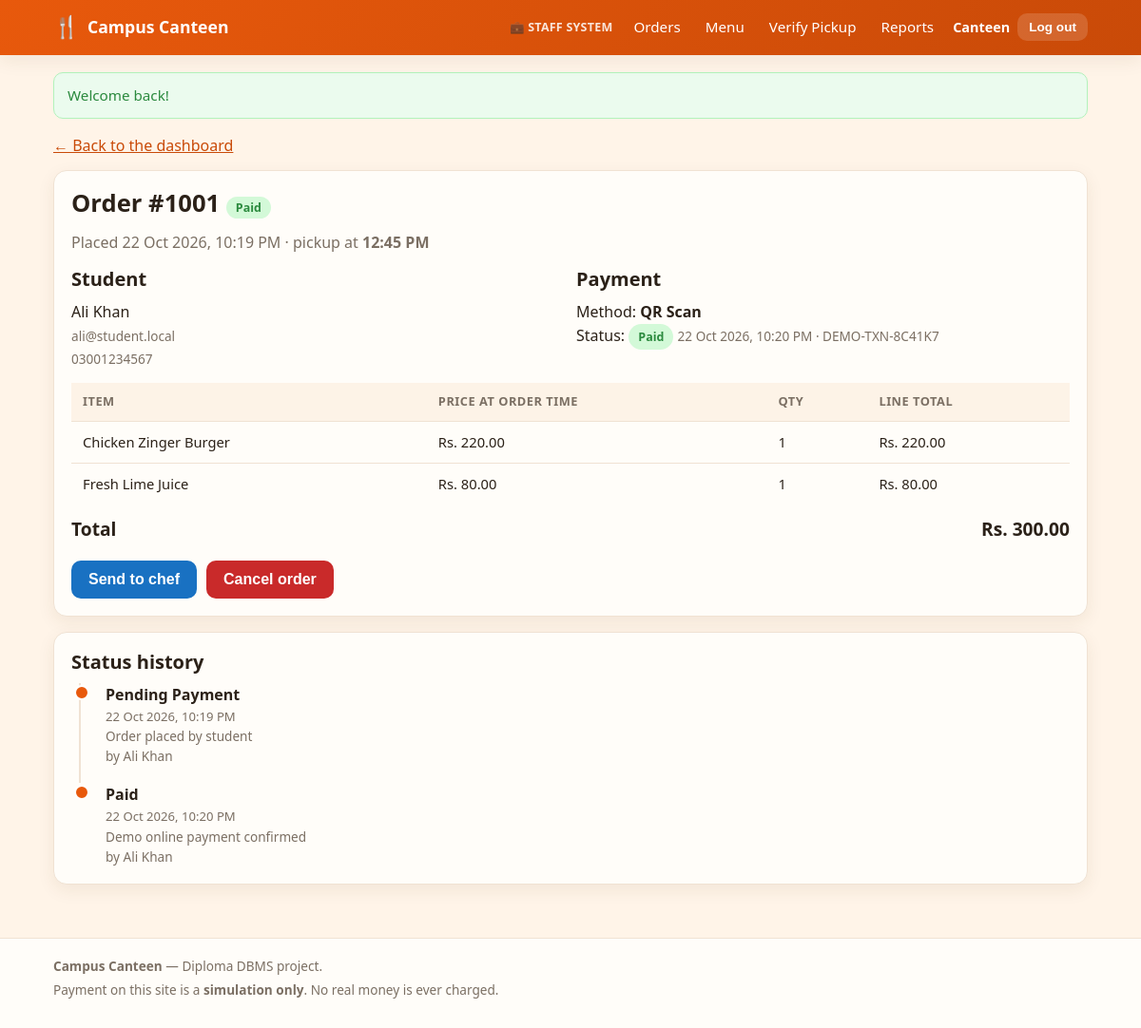
/manager/order_details.php?id=1001 (signed in), run on the app's committed database.
### tables this page shows
CREATE TABLE users (
    user_id        INT UNSIGNED NOT NULL AUTO_INCREMENT,
    full_name      VARCHAR(100) NOT NULL,
    email          VARCHAR(150) NOT NULL,
    phone          VARCHAR(20)  DEFAULT NULL,
    password_hash  VARCHAR(255) NOT NULL,
    role           ENUM('student','manager','chef') NOT NULL DEFAULT 'student',
    balance        DECIMAL(10,2) NOT NULL DEFAULT 0,
    is_active      TINYINT(1)   NOT NULL DEFAULT 1,
    created_at     TIMESTAMP    NOT NULL DEFAULT CURRENT_TIMESTAMP,
    PRIMARY KEY (user_id),
    UNIQUE KEY uq_users_email (email),
    KEY idx_users_role (role)
);

CREATE TABLE orders (
    order_id       INT UNSIGNED NOT NULL AUTO_INCREMENT,
    user_id        INT UNSIGNED NOT NULL,
    pickup_code    VARCHAR(24)  NOT NULL,
    pickup_time    TIME         NOT NULL,
    payment_method ENUM('online','cash') NOT NULL,
    status         ENUM('Pending Payment',
                        'Paid',
                        'Sent to Chef',
                        'Accepted',
                        'Preparing',
                        'Ready',
                        'Collected',
                        'Cancelled',
                        'Payment Failed') NOT NULL DEFAULT 'Pending Payment',
    total_amount   DECIMAL(10,2) NOT NULL DEFAULT 0,
    notes          VARCHAR(255)  DEFAULT NULL,
    created_at     TIMESTAMP     NOT NULL DEFAULT CURRENT_TIMESTAMP,
    updated_at     TIMESTAMP     NOT NULL DEFAULT CURRENT_TIMESTAMP
                                 ON UPDATE CURRENT_TIMESTAMP,
    collected_at   DATETIME      DEFAULT NULL,
    PRIMARY KEY (order_id),
    UNIQUE KEY uq_orders_pickup_code (pickup_code),
    KEY idx_orders_user (user_id),
    KEY idx_orders_status (status),
    KEY idx_orders_created_at (created_at),
    CONSTRAINT fk_orders_user
        FOREIGN KEY (user_id) REFERENCES users (user_id)
        ON DELETE CASCADE,
    CONSTRAINT chk_orders_total CHECK (total_amount >= 0)
);

CREATE TABLE payments (
    payment_id       INT UNSIGNED NOT NULL AUTO_INCREMENT,
    order_id         INT UNSIGNED NOT NULL,
    method           ENUM('online','cash') NOT NULL,
    amount           DECIMAL(10,2) NOT NULL,
    payment_status   ENUM('pending','paid','failed','due_at_pickup','refunded')
                     NOT NULL DEFAULT 'pending',
    is_simulation    TINYINT(1) NOT NULL DEFAULT 1,
    payment_token    VARCHAR(64) DEFAULT NULL,
    transaction_ref  VARCHAR(40) DEFAULT NULL,
    paid_at          DATETIME    DEFAULT NULL,
    created_at       TIMESTAMP   NOT NULL DEFAULT CURRENT_TIMESTAMP,
    updated_at       TIMESTAMP   NOT NULL DEFAULT CURRENT_TIMESTAMP
                                 ON UPDATE CURRENT_TIMESTAMP,
    PRIMARY KEY (payment_id),
    UNIQUE KEY uq_payments_token (payment_token),
    KEY idx_payments_order (order_id),
    KEY idx_payments_status (payment_status),
    CONSTRAINT fk_payments_order
        FOREIGN KEY (order_id) REFERENCES orders (order_id)
        ON DELETE CASCADE,
    CONSTRAINT chk_payments_amount CHECK (amount >= 0)
);

CREATE TABLE order_items (
    order_item_id INT UNSIGNED NOT NULL AUTO_INCREMENT,
    order_id      INT UNSIGNED NOT NULL,
    item_id       INT UNSIGNED DEFAULT NULL,
    item_name     VARCHAR(100) NOT NULL,
    unit_price    DECIMAL(10,2) NOT NULL,
    quantity      INT UNSIGNED NOT NULL,
    line_total    DECIMAL(10,2) NOT NULL,
    PRIMARY KEY (order_item_id),
    KEY idx_order_items_order (order_id),
    CONSTRAINT fk_order_items_order
        FOREIGN KEY (order_id) REFERENCES orders (order_id)
        ON DELETE CASCADE,
    CONSTRAINT fk_order_items_item
        FOREIGN KEY (item_id) REFERENCES menu_items (item_id)
        ON DELETE SET NULL,
    CONSTRAINT chk_order_items_quantity CHECK (quantity BETWEEN 1 AND 50),
    CONSTRAINT chk_order_items_price    CHECK (unit_price >= 0),
    CONSTRAINT chk_order_items_total    CHECK (line_total >= 0)
);

CREATE TABLE order_status_history (
    history_id   INT UNSIGNED NOT NULL AUTO_INCREMENT,
    order_id     INT UNSIGNED NOT NULL,
    from_status  VARCHAR(20)  DEFAULT NULL,
    to_status    VARCHAR(20)  NOT NULL,
    changed_by   INT UNSIGNED DEFAULT NULL,
    note         VARCHAR(255) DEFAULT NULL,
    created_at   TIMESTAMP    NOT NULL DEFAULT CURRENT_TIMESTAMP,
    PRIMARY KEY (history_id),
    KEY idx_history_order (order_id),
    KEY idx_history_created_at (created_at),
    CONSTRAINT fk_history_order
        FOREIGN KEY (order_id) REFERENCES orders (order_id)
        ON DELETE CASCADE,
    CONSTRAINT fk_history_user
        FOREIGN KEY (changed_by) REFERENCES users (user_id)
        ON DELETE SET NULL
);

### includes/auth.php (called while the page is built, shortened)
<?php
function current_user(): ?array
{
    static $cached_id = -1;
    static $user      = null;
    $user_id = (int)($_SESSION['user_id'] ?? 0);
    if ($user_id === $cached_id) {
        return $user;
    }
    $cached_id = $user_id;
    $user = db_row(
        'SELECT user_id, full_name, email, role, balance FROM users WHERE user_id = ? AND is_active = 1',
        [$user_id]
    );
    return $user;
}
function require_login(): array
{
    $user = current_user();
    return $user;
}
function require_role(string $role): array
{
    $user = require_login();
    return $user;
}

### manager/order_details.php (the view, shortened to what this page needs)
<?php
require_once __DIR__ . '/../includes/config.php';
require_once __DIR__ . '/../includes/functions.php';
require_once __DIR__ . '/../includes/auth.php';
$me = require_role('manager');
$order_id = isset($_GET['id']) ? (int)$_GET['id'] : 0;
$order = db_row(
    'SELECT o.order_id, o.status, o.pickup_code, o.pickup_time, o.payment_method,
            o.total_amount, o.notes, o.created_at, o.collected_at,
            u.full_name, u.email, u.phone,
            p.payment_status, p.transaction_ref, p.paid_at
     FROM orders o
     JOIN users u ON u.user_id = o.user_id
     LEFT JOIN payments p ON p.order_id = o.order_id
     WHERE o.order_id = ?',
    [$order_id]
);
$items   = db_all('SELECT item_name, unit_price, quantity, line_total
                   FROM order_items WHERE order_id = ? ORDER BY order_item_id', [$order_id]);
$history = db_all(
    'SELECT h.to_status, h.note, h.created_at, u.full_name
     FROM order_status_history h
     LEFT JOIN users u ON u.user_id = h.changed_by
     WHERE h.order_id = ?
     ORDER BY h.created_at ASC, h.history_id ASC',
    [$order_id]
);
$next_statuses = allowed_next_statuses($order['status'], 'manager');
require __DIR__ . '/../includes/header.php';
?>
<p><a href="<?= e(url('manager/dashboard.php')) ?>">&larr; Back to the dashboard</a></p>
<div class="card">
  <h1>Order #<?= (int)$order['order_id'] ?> <?= status_badge($order['status']) ?></h1>
  <p class="muted">
    Placed <?= e(format_datetime($order['created_at'])) ?> &middot;
    pickup at <strong><?= e(format_time($order['pickup_time'])) ?></strong>
  </p>
  <div class="form-row two">
    <div>
      <h2>Student</h2>
      <p><?= e($order['full_name']) ?><br>
         <span class="muted small"><?= e($order['email']) ?></span><br>
         <span class="muted small"><?= e($order['phone'] ?: 'no phone') ?></span>
      </p>
    </div>
    <div>
      <h2>Payment</h2>
      <p>
        Method: <strong><?= e(payment_method_label($order['payment_method'])) ?></strong><br>
        Status:
        <?php if ($order['payment_status'] === 'paid'): ?>
          <span class="badge badge-paid">Paid</span>
          <span class="small muted"><?= e(format_datetime($order['paid_at'])) ?><?= $order['transaction_ref'] ? ' &middot; ' . e($order['transaction_ref']) : '' ?></span>
        <?php elseif ($order['payment_status'] === 'failed'): ?>
          <span class="badge badge-failed">Failed</span>
        <?php elseif ($order['payment_status'] === 'due_at_pickup'): ?>
          <span class="badge badge-pending">Due at pickup</span>
        <?php else: ?>
          <span class="badge badge-pending">Waiting for demo payment</span>
        <?php endif; ?>
      </p>
    </div>
  </div>
  <div class="table-wrap">
    <table class="data">
      <thead><tr><th>Item</th><th>Price at order time</th><th>Qty</th><th>Line total</th></tr></thead>
      <tbody>
        <?php foreach ($items as $item): ?>
          <tr>
            <td><?= e($item['item_name']) ?></td>
            <td><?= e(money($item['unit_price'])) ?></td>
            <td><?= (int)$item['quantity'] ?></td>
            <td><?= e(money($item['line_total'])) ?></td>
          </tr>
        <?php endforeach; ?>
      </tbody>
    </table>
  </div>
  <div class="total-row"><span>Total</span><span><?= e(money($order['total_amount'])) ?></span></div>
  <div class="form-actions">
    <?php if (in_array('Sent to Chef', $next_statuses, true)): ?>
      <form method="post" class="inline-form" data-submit-once>
        <button class="btn btn-info" type="submit" name="action" value="send">Send to chef</button>
      </form>
    <?php endif; ?>
    <?php if (in_array('Cancelled', $next_statuses, true)): ?>
      <form method="post" class="inline-form" data-confirm="Cancel order #<?= (int)$order['order_id'] ?>?">
        <button class="btn btn-danger" type="submit" name="action" value="cancel">Cancel order</button>
      </form>
    <?php endif; ?>
  </div>
</div>
<div class="card">
  <h2>Status history</h2>
  <ul class="timeline">
    <?php foreach ($history as $step): ?>
      <li>
        <div class="t-title"><?= e($step['to_status']) ?></div>
        <div class="t-time"><?= e(format_datetime($step['created_at'])) ?></div>
        <?php if ($step['note'] !== null && $step['note'] !== ''): ?>
          <div class="small muted"><?= e($step['note']) ?></div>
        <?php endif; ?>
        <?php if ($step['full_name'] !== null): ?>
          <div class="small muted">by <?= e($step['full_name']) ?></div>
        <?php endif; ?>
      </li>
    <?php endforeach; ?>
  </ul>
</div>
<?php require __DIR__ . '/../includes/footer.php'; ?>

### includes/header.php (shortened to what this page needs)
<?php
$me     = current_user();
$cart_n = cart_count();
?>
<!DOCTYPE html>
<html lang="en">
<head>
<link rel="stylesheet" href="<?= e(url('assets/css/style.css')) ?>">
</head>
<body<?= isset($body_class) && $body_class !== '' ? ' class="' . e($body_class) . '"' : ''; ?>>
<header class="site-header">
  <div class="container header-inner">
    <a class="brand" href="<?= e(url('index.php')) ?>">
      <span class="brand-icon">&#127860;</span>
      <span><?= e(APP_NAME) ?></span>
    </a>
    <nav class="main-nav">
      <?php if ($me === null): ?>
        <span class="nav-system">&#127860; Order food &mdash; no login needed</span>
        <span class="wallet-badge" title="Demo wallet you get for free">
          &#128176; <?= e(money_format_balance(demo_balance())) ?>
        </span>
        <a href="<?= e(url('student/menu.php')) ?>">Menu</a>
        <a class="cart-link" href="<?= e(url('student/cart.php')) ?>">
          &#128722; Cart
          <?php if ($cart_n > 0): ?><span class="cart-count"><?= (int)$cart_n ?></span><?php endif; ?>
        </a>
        <a class="btn btn-small btn-staff" href="<?= e(url('staff/login.php')) ?>">Staff</a>
        <a class="btn btn-small btn-chef" href="<?= e(url('chef/login.php')) ?>">Chef</a>
      <?php elseif ($me['role'] === 'manager'): ?>
        <span class="nav-system">&#128188; Staff System</span>
        <a href="<?= e(url('manager/dashboard.php')) ?>">Orders</a>
        <a href="<?= e(url('manager/menu.php')) ?>">Menu</a>
        <a href="<?= e(url('manager/verify.php')) ?>">Verify Pickup</a>
        <a href="<?= e(url('manager/reports.php')) ?>">Reports</a>
      <?php elseif ($me['role'] === 'chef'): ?>
        <span class="nav-system">&#127859; Chef System</span>
        <a href="<?= e(url('chef/kitchen.php')) ?>">Kitchen Screen</a>
      <?php endif; ?>
    </nav>
    <?php if ($me !== null): ?>
      <div class="user-box">
        <span class="user-name"><?= e(short_name($me['full_name'])) ?></span>
        <form method="post" action="<?= e(url('logout.php')) ?>" class="inline-form">
          <button class="btn btn-small btn-ghost" type="submit">Log out</button>
        </form>
      </div>
    <?php endif; ?>
  </div>
</header>
<main class="container page">
<?php $flash = flash_get(); ?>
<?php if ($flash !== null): ?>
  <div class="alert alert-<?= e($flash['type']) ?>"><?= e($flash['message']) ?></div>
<?php endif; ?>

### includes/functions.php (shortened to what this page needs)
<?php
function db_run(string $sql, array $params = []): PDOStatement
{
    global $conn;
    $stmt = $conn->prepare($sql);
    $stmt->execute($params);
    return $stmt;
}
function db_all(string $sql, array $params = []): array
{
    return db_run($sql, $params)->fetchAll();
}
function db_row(string $sql, array $params = []): ?array
{
    $row = db_run($sql, $params)->fetch();
    return $row === false ? null : $row;
}
function e($value): string
{
    return htmlspecialchars((string)$value, ENT_QUOTES, 'UTF-8');
}
function url(string $path = ''): string
{
    return BASE_PATH . '/' . ltrim($path, '/');
}
function money($amount): string
{
    return CURRENCY . number_format((float)$amount, 2);
}
function format_datetime(?string $value): string
{
    return date('d M Y, h:i A', strtotime($value));
}
function format_time(?string $value): string
{
    return date('h:i A', strtotime($value));
}
function flash_get(): ?array
{
    $message = $_SESSION['flash'];
    return $message;
}
function payment_method_label(?string $method): string
{
    $map = [
        'online' => 'QR Scan',
        'cash'   => 'COD',
    ];
    return $map[$method ?? ''] ?? '-';
}
function status_class(string $status): string
{
    $map = [
        'Pending Payment' => 'badge-pending',
        'Paid'            => 'badge-paid',
        'Sent to Chef'    => 'badge-sent',
        'Accepted'        => 'badge-accepted',
        'Preparing'       => 'badge-preparing',
        'Ready'           => 'badge-ready',
        'Collected'       => 'badge-collected',
        'Cancelled'       => 'badge-cancelled',
        'Payment Failed'  => 'badge-failed',
    ];
    return $map[$status] ?? 'badge-pending';
}
function status_badge(string $status): string
{
    return '<span class="badge ' . status_class($status) . '">' . e($status) . '</span>';
}
function allowed_next_statuses(string $current, string $role): array
{
    $next = [
        'Pending Payment' => ['Paid', 'Payment Failed', 'Sent to Chef', 'Cancelled'],
        'Payment Failed'  => ['Paid', 'Cancelled'],
        'Paid'            => ['Sent to Chef', 'Cancelled'],
        'Sent to Chef'    => ['Accepted', 'Cancelled'],
        'Accepted'        => ['Preparing', 'Cancelled'],
        'Preparing'       => ['Ready'],
        'Ready'           => ['Collected'],
        'Collected'       => [],
        'Cancelled'       => [],
    ];
    $who = [
        'Paid'           => ['student'],
        'Payment Failed' => ['student'],
        'Sent to Chef'   => ['manager'],
        'Accepted'       => ['chef'],
        'Preparing'      => ['chef'],
        'Ready'          => ['chef'],
        'Collected'      => ['manager'],
        'Cancelled'      => ['student', 'manager'],
    ];
    $allowed = [];
    foreach ($next[$current] ?? [] as $status) {
        if (in_array($role, $who[$status] ?? [], true)) {
            $allowed[] = $status;
        }
    }
    return $allowed;
}
function short_name(?string $full_name): string
{
    $parts = preg_split('/\s+/', trim((string)$full_name));
    return $parts[0] ?? '';
}

### data on the page
users: full_name "Canteen"
orders: order_id "1001", status "Paid", created_at "22 Oct 2026, 10:19 PM", pickup_time "12:45 PM", user.full_name "Ali Khan", user.email "ali@student.local", user.phone "03001234567", payment_method "QR Scan", payments.paid_at "22 Oct 2026, 10:20 PM", payments.transaction_ref "DEMO-TXN-8C41K7", total_amount "Rs. 300.00"
order_items: item_name "Chicken Zinger Burger", unit_price "Rs. 220.00", quantity "1", line_total "Rs. 220.00"
order_items: item_name "Fresh Lime Juice", unit_price "Rs. 80.00", quantity "1", line_total "Rs. 80.00"
order_status_history: to_status "Pending Payment", created_at "22 Oct 2026, 10:19 PM", note "Order placed by student", changed_by.full_name "Ali Khan"
order_status_history: to_status "Paid", created_at "22 Oct 2026, 10:20 PM", note "Demo online payment confirmed", changed_by.full_name "Ali Khan"

### other printed values
APP_NAME "Campus Canteen"
$flash['message'] "Welcome back!"
